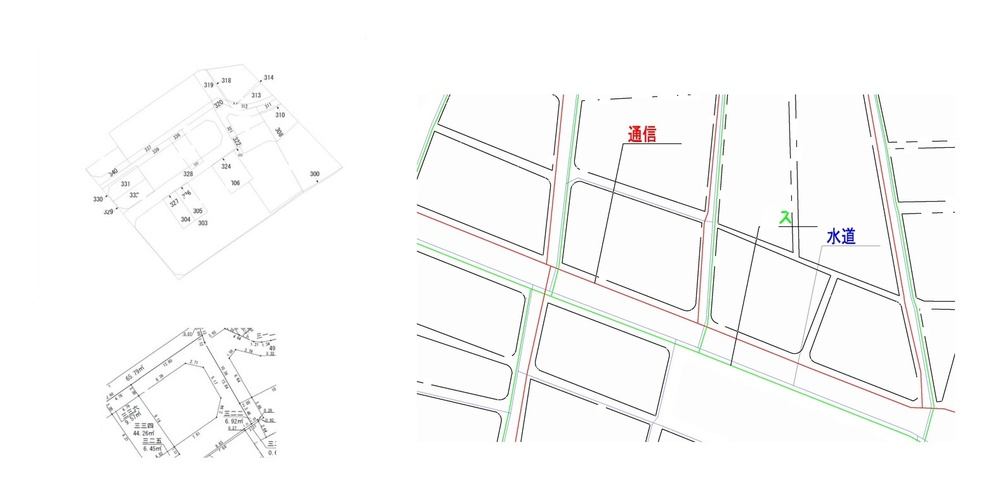
#> input picture map_coord_detect/test_data/input/test_3.jpg, 1000 x 487 px, shrunk from 1576 x 768 before the run
$ jupyter execute extract_ng.ipynb
#> lines starting #> are read from the running program, lines starting #| are printed output that depends on the picture; after the words box and inside, x2 and y2 are one past the last pixel; in counts of white or black regions, pixels touching at a corner belong together
[cell 1]
import cv2
import numpy as np
from PIL import Image
from IPython.display import display

image_path = '../test_data/input/test_3.jpg'  # 画像パスを指定

# 画像の読み込み
image = cv2.imread(image_path)
#> image is the input picture: shape (487, 1000, 3); mean B, G, R 249.5, 249.8, 249.7
gray = cv2.cvtColor(image, cv2.COLOR_BGR2GRAY)

# 二値化処理
_, binary = cv2.threshold(gray, 240, 255, cv2.THRESH_BINARY_INV)
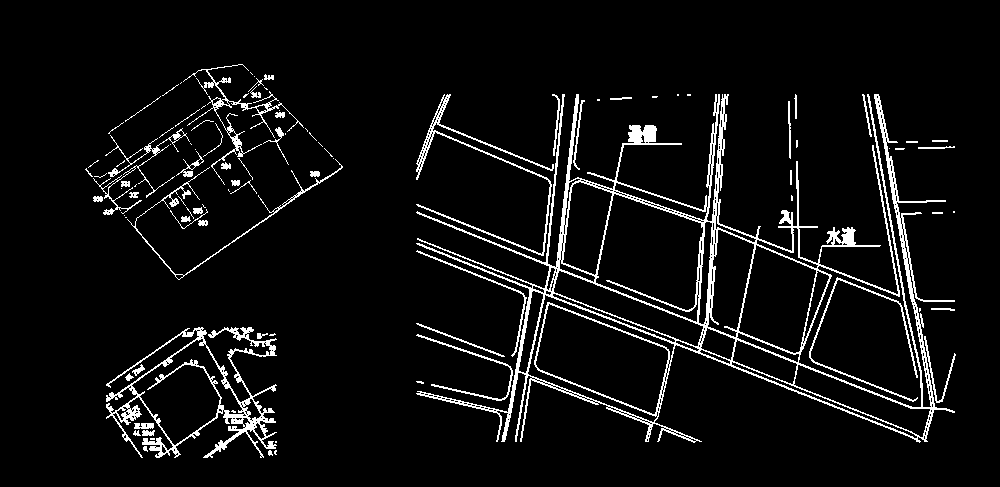
#> binary: shape (487, 1000); 6% white in thin lines or dots, all inside (x1, y1, x2, y2) = (85, 64, 956, 458)

# カーネルの定義
kernel_s = np.ones((3,3), np.uint8)
kernel_m = np.ones((7,7), np.uint8)
kernel_l = np.ones((15,15), np.uint8)
kernel_line = np.array([[0, 1, 0],
                       [0, 1, 0],
                       [0, 1, 0]], dtype=np.uint8)  # 縦線用

kernel_horizontal = np.array([[0, 0, 0],
                            [1, 1, 1],
                            [0, 0, 0]], dtype=np.uint8)  # 横線用
#
close = cv2.morphologyEx(binary, cv2.MORPH_CLOSE, kernel_s, iterations=1)
#> close: shape (487, 1000); 7.2% white; 47 white regions (25 under 20 px), largest, box (x1, y1, x2, y2) and area: (416, 94, 956, 443) 24384, (106, 327, 277, 458) 5299, (127, 64, 343, 280) 2736

vertical = cv2.morphologyEx(binary, cv2.MORPH_OPEN, kernel_line)
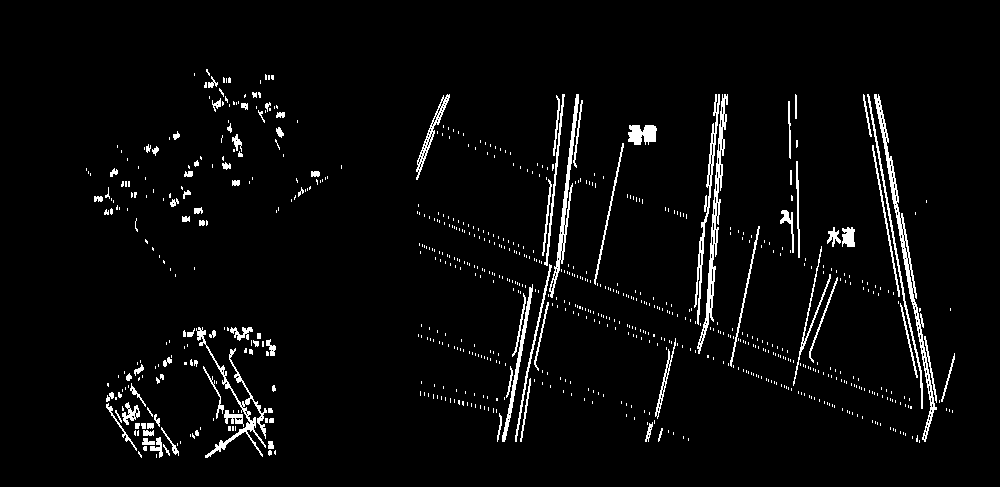
#> vertical: shape (487, 1000); 3.8% white in thin lines or dots, all inside (x1, y1, x2, y2) = (86, 69, 955, 458)
horizontal = cv2.morphologyEx(binary, cv2.MORPH_OPEN, kernel_horizontal)
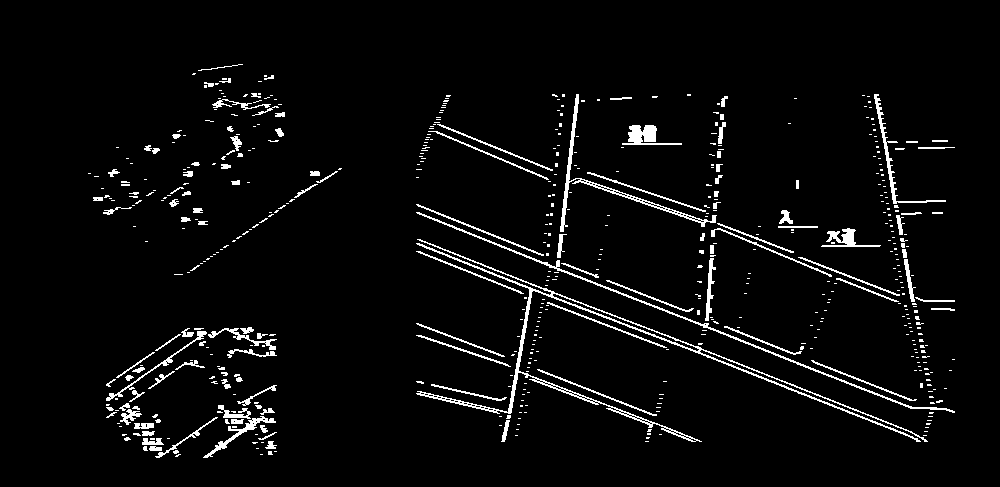
#> horizontal: shape (487, 1000); 4.1% white in thin lines or dots, all inside (x1, y1, x2, y2) = (88, 64, 955, 458)
# 線パターンの結合
combined_lines = cv2.bitwise_or(vertical, horizontal)
#> combined_lines: shape (487, 1000); 5.7% white in thin lines or dots, all inside (x1, y1, x2, y2) = (86, 64, 955, 458)

# ノイズ除去（小さな孤立した線の除去）
# kernel_s = np.ones((3,3), np.uint8)
# denoised = cv2.morphologyEx(combined_lines, cv2.MORPH_OPEN, kernel_s)

# 格子パターンの検出
# より大きな構造を見つけるための処理
kernel_l = np.ones((15,15), np.uint8)
grid_patterns = cv2.morphologyEx(combined_lines, cv2.MORPH_CLOSE, kernel_l)
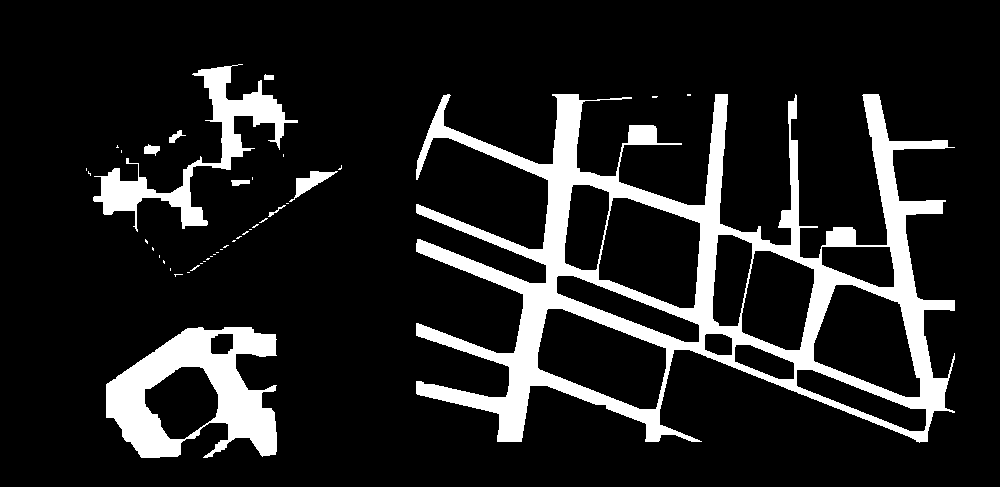
#> grid_patterns: shape (487, 1000); 13.3% white; 41 white regions (32 under 20 px), largest, box (x1, y1, x2, y2) and area: (416, 94, 955, 443) 45846, (106, 327, 277, 458) 11585, (93, 64, 298, 232) 6457

# 連続した線領域のラベリング
num_labels, labels, stats, centroids = cv2.connectedComponentsWithStats(grid_patterns)
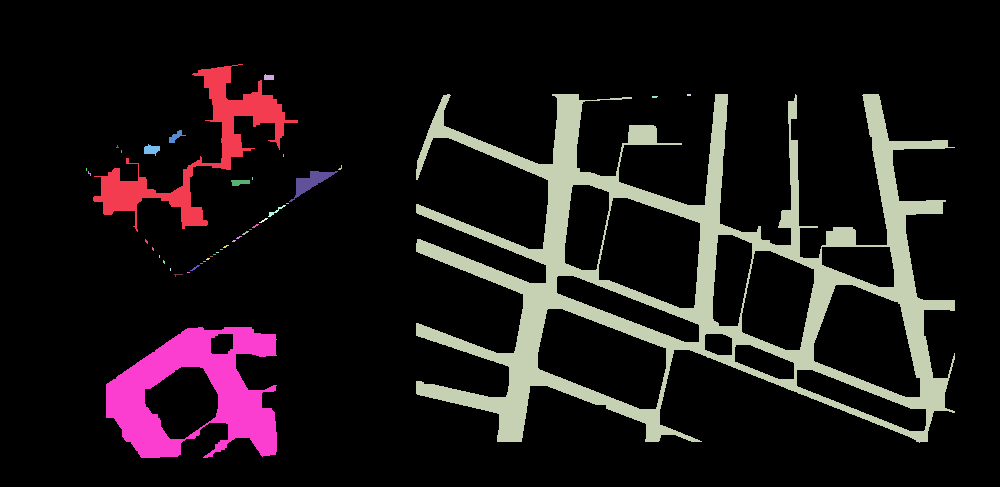
#> labels: shape (487, 1000) int32; 42 distinct labels, from 0 to 41; one colour per label, 0 black
#> num_labels = 42; stats = 42 rows, first 6: [0, 0, 1000, 487, 422021], [93, 64, 205, 168, 6457], [264, 74, 10, 6, 51], [416, 94, 539, 349, 45846], [687, 94, 4, 2, 8], [652, 96, 6, 2, 11]; centroids = 42 pairs, first value 86 to 688.5, second value 76.94 to 392.1

# 結果画像の準備
result_image = image.copy()
detected_patterns = []

# 面積による大きな線パターンの検出
min_area = 500  # 最小面積（調整可能）

for i in range(1, num_labels):  # 0はバックグラウンド
    if stats[i, cv2.CC_STAT_AREA] > min_area:
        x = stats[i, cv2.CC_STAT_LEFT]
        y = stats[i, cv2.CC_STAT_TOP]
        w = stats[i, cv2.CC_STAT_WIDTH]
        h = stats[i, cv2.CC_STAT_HEIGHT]

        # 矩形の描画
        cv2.rectangle(result_image, (x, y), (x+w, y+h), (0, 255, 0), 2)

        # パターン情報の保存
        detected_patterns.append({
            'x': x,
            'y': y,
            'width': w,
            'height': h,
            'area': stats[i, cv2.CC_STAT_AREA],
            'center': (int(centroids[i][0]), int(centroids[i][1]))
        })
#> this loop made 41 passes
#> (x, y, w, h) on passes 1, 3, 41: (93, 64, 205, 168), (416, 94, 539, 349), (106, 327, 171, 131)
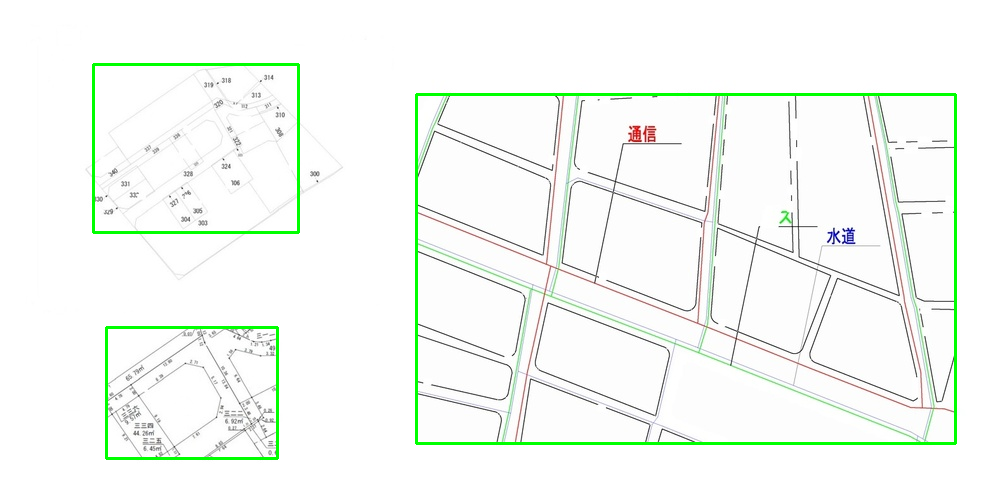
#> result_image: shape (487, 1000, 3); 1.92% of pixels changed, all inside (x1, y1, x2, y2) = (92, 63, 957, 460)
#> after the loop, detected_patterns = 3 items

diff = cv2.absdiff(binary, combined_lines)
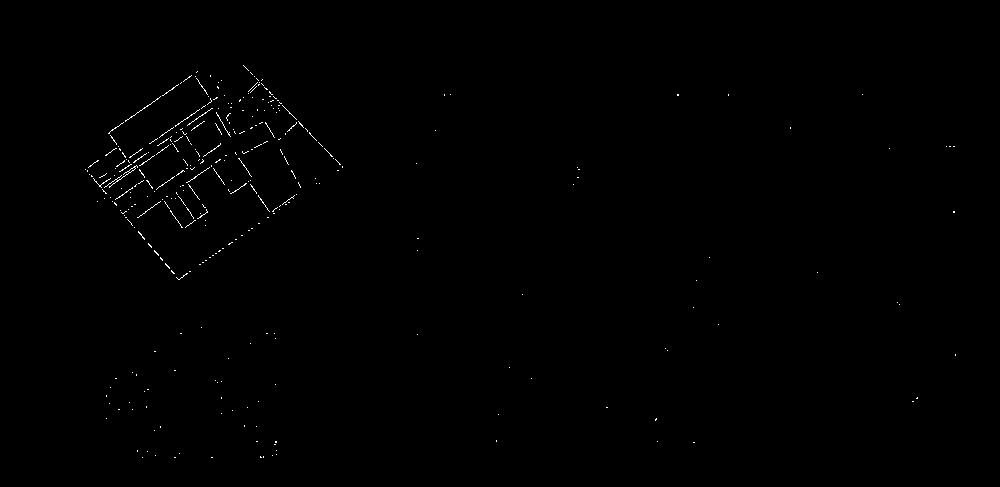
#> diff: shape (487, 1000); 0.33% white in thin lines or dots, all inside (x1, y1, x2, y2) = (85, 65, 956, 458)

display(Image.fromarray(grid_patterns))
display(Image.fromarray(result_image))

[cell 2]
# 連続した線領域のラベリング
num_labels, labels, stats, centroids = cv2.connectedComponentsWithStats(binary)
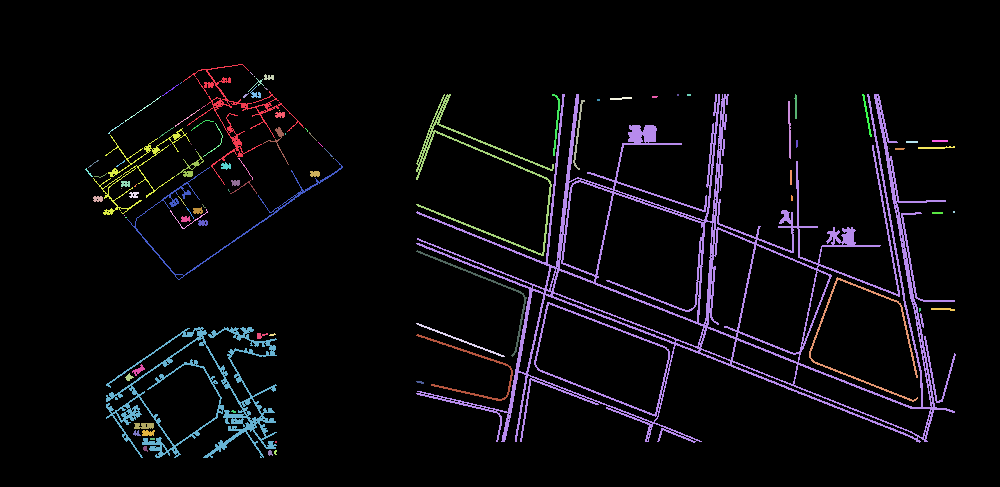
#> labels: shape (487, 1000) int32; 100 distinct labels, from 0 to 99; one colour per label, 0 black
#> num_labels = 100; stats = 100 rows, first 6: [0, 0, 1000, 487, 457685], [183, 64, 121, 121, 1043], [250, 72, 3, 3, 3], [264, 74, 10, 6, 42], [254, 76, 1, 1, 1], [248, 78, 16, 14, 29]; centroids = 100 pairs, first value 88.41 to 953.5, second value 73 to 452.6

# 結果画像の準備
result_image = image.copy()
detected_patterns = []

# 面積による大きな線パターンの検出
min_area = 500  # 最小面積（調整可能）

for i in range(1, num_labels):  # 0はバックグラウンド
    if stats[i, cv2.CC_STAT_AREA] > min_area:
        x = stats[i, cv2.CC_STAT_LEFT]
        y = stats[i, cv2.CC_STAT_TOP]
        w = stats[i, cv2.CC_STAT_WIDTH]
        h = stats[i, cv2.CC_STAT_HEIGHT]

        # 矩形の描画
        cv2.rectangle(result_image, (x, y), (x+w, y+h), (0, 255, 0), 2)

        # パターン情報の保存
        detected_patterns.append({
            'x': x,
            'y': y,
            'width': w,
            'height': h,
            'area': stats[i, cv2.CC_STAT_AREA],
            'center': (int(centroids[i][0]), int(centroids[i][1]))
        })
#> this loop made 99 passes
#> (x, y, w, h) on passes 1, 11, 13, 33, 51, 80, 84: (183, 64, 121, 121), (416, 94, 138, 162), (416, 94, 540, 349), (93, 128, 97, 87), (127, 159, 216, 121), (809, 277, 109, 125), (106, 327, 171, 131)
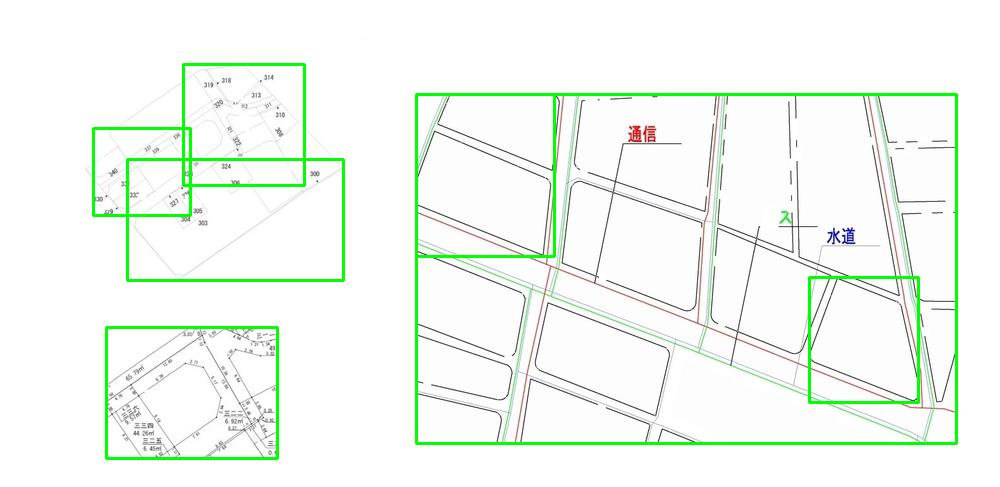
#> result_image: shape (487, 1000, 3); 2.86% of pixels changed, all inside (x1, y1, x2, y2) = (92, 63, 958, 460)
#> after the loop, detected_patterns = 7 items

display(Image.fromarray(binary))
display(Image.fromarray(result_image))

$ run again, with map_coord_detect/test_data/input/test_1.jpg copied over map_coord_detect/test_data/input/test_3.jpg
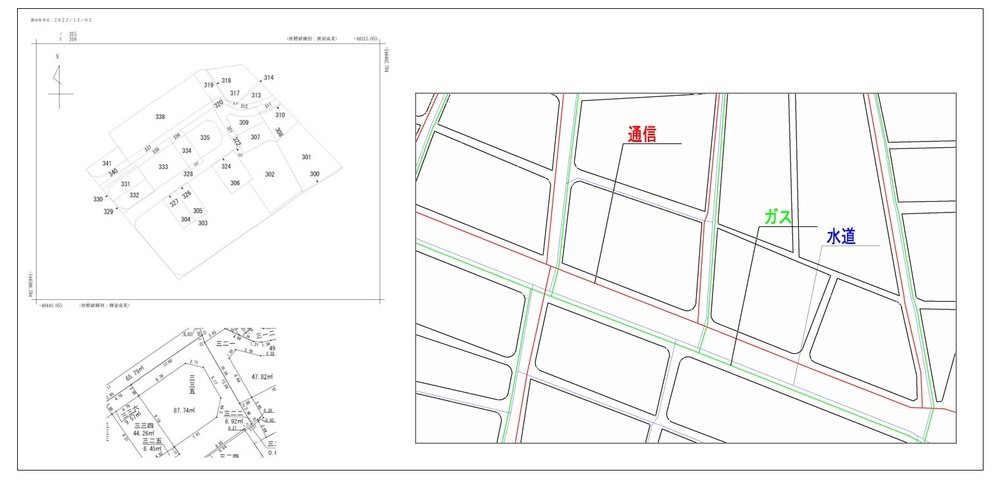
#> input picture map_coord_detect/test_data/input/test_1.jpg, 1000 x 487 px, shrunk from 1576 x 768 before the run
#> image is the input picture: shape (487, 1000, 3); mean B, G, R 246.8, 247.2, 247
#> binary: shape (487, 1000); 8.9% white in thin lines or dots
#> close: shape (487, 1000); 10.3% white; 48 white regions (20 under 20 px), largest, box (x1, y1, x2, y2) and area: (415, 92, 957, 444) 30810, (106, 327, 277, 458) 5475, (85, 64, 343, 280) 4566
#> vertical: shape (487, 1000); 5.3% white in thin lines or dots
#> horizontal: shape (487, 1000); 6% white in thin lines or dots
#> combined_lines: shape (487, 1000); 8.6% white in thin lines or dots
#> grid_patterns: shape (487, 1000); 18.5% white; 37 white regions (26 under 20 px), largest, box (x1, y1, x2, y2) and area: (415, 92, 957, 444) 55608, (17, 8, 984, 471) 24770, (88, 64, 298, 232) 8707
#> `num_labels, labels, stats, centroids = cv2.connectedComponentsWithStat..`: num_labels = 38; stats = 38 rows, first 6: [0, 0, 1000, 487, 396742], [17, 8, 967, 463, 24770], [88, 64, 210, 168, 8707], [415, 92, 542, 352, 55608], [155, 114, 10, 6, 59], [109, 132, 1, 3, 3]; centroids = 38 pairs, first value 86 to 684.7, second value 116.5 to 317.9
#> the loop `for i in range(1, num_labels):` made 37 passes
#> (x, y, w, h) on passes 1, 2, 3, 8: (17, 8, 967, 463), (88, 64, 210, 168), (415, 92, 542, 352), (289, 154, 49, 48)
#> after the loop `for i in range(1, num_labels):`: detected_patterns = 4 items
#> diff: shape (487, 1000); 0.34% white in thin lines or dots, all inside (x1, y1, x2, y2) = (52, 18, 951, 458)
#> `num_labels, labels, stats, centroids = cv2.connectedComponentsWithStat..`:
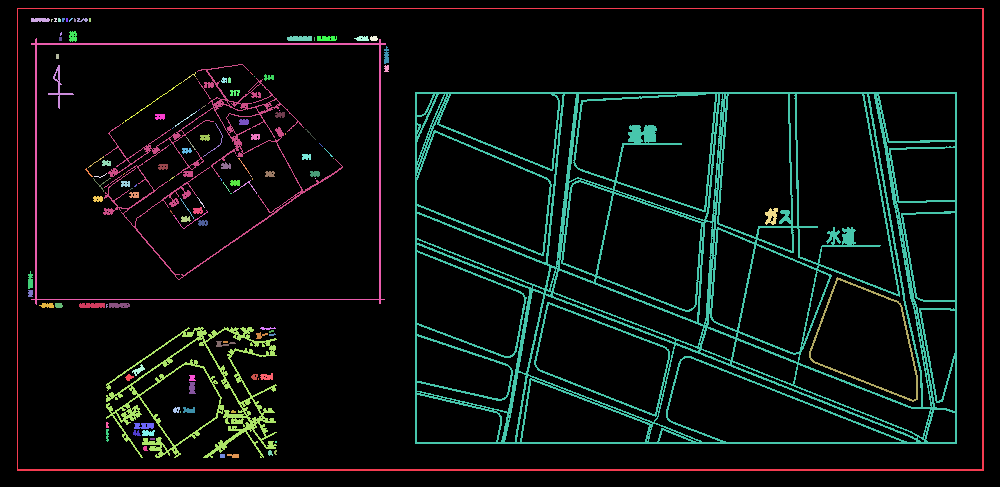
#> labels: shape (487, 1000) int32; 129 distinct labels, from 0 to 128; one colour per label, 0 black
#> `num_labels, labels, stats, centroids = cv2.connectedComponentsWithStat..`: num_labels = 129; stats = 129 rows, first 6: [0, 0, 1000, 487, 443536], [17, 8, 967, 463, 4281], [31, 18, 19, 4, 70], [51, 19, 2, 3, 4], [54, 18, 3, 4, 9], [58, 18, 3, 4, 11]; centroids = 129 pairs, first value 29.94 to 866.9, second value 19.29 to 455.5
#> the loop `for i in range(1, num_labels):` made 128 passes
#> (x, y, w, h) on passes 1, 20, 24, 35, 92, 99: (17, 8, 967, 463), (31, 38, 355, 267), (103, 64, 240, 216), (415, 92, 542, 352), (809, 277, 109, 125), (106, 327, 171, 131)
#> after the loop `for i in range(1, num_labels):`:
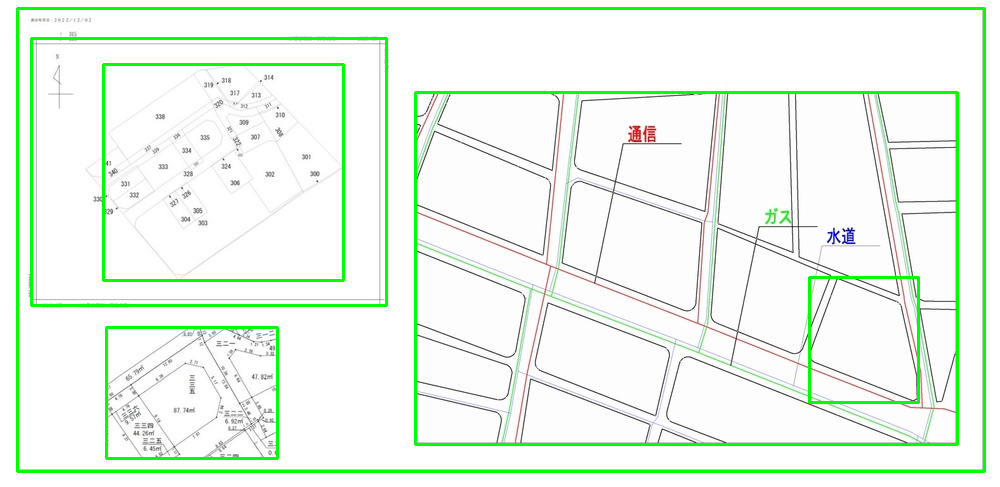
#> result_image: shape (487, 1000, 3); 4.85% of pixels changed, all inside (x1, y1, x2, y2) = (16, 7, 986, 473)
#> after the loop `for i in range(1, num_labels):`: detected_patterns = 6 items
